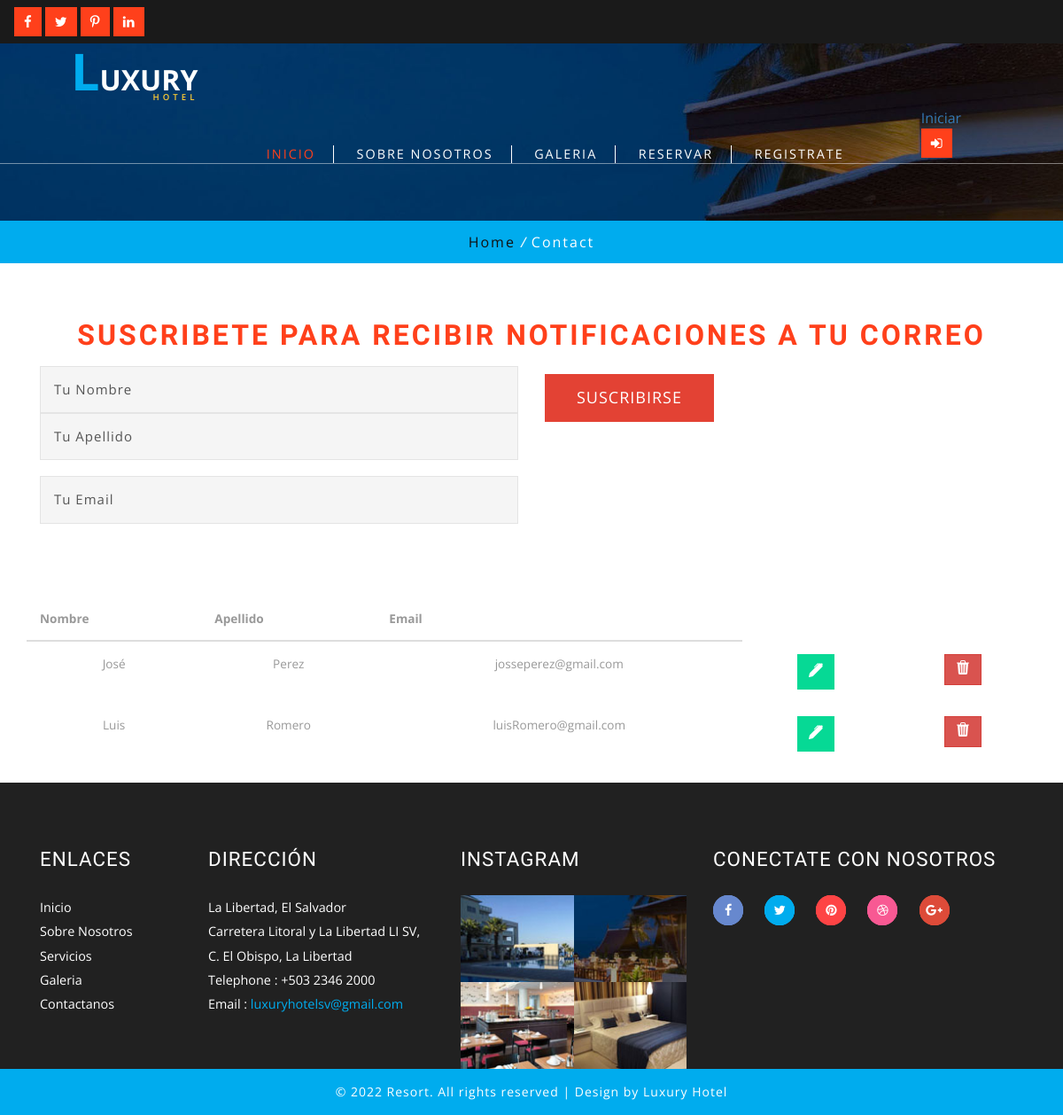
The page /hotel/suscripcion/ on the database its author committed.
### Hotel_app/models.py (models this page shows, shortened)
class tblsuscripciones(models.Model):##
    nombre = models.CharField(max_length=200)
    apellido = models.CharField(max_length=200)
    email = models.EmailField(max_length=254, null= True)

### Hotel_app/views.py (the view)
# urls.py: path('suscripcion/', adminsuscripciones),
def adminsuscripciones(request):
    listasus = tblsuscripciones.objects.all()
    return render(request, 'suscriptorescrud.html', {'suscriptor':listasus})

### Hotel_app/Templates/suscriptorescrud.html (shortened to what this page needs)
{%load static%}
<!DOCTYPE html>
<html>
<head>
<link href="{%static 'lib/web/css/bootstrap.css'%}" rel="stylesheet" type="text/css" media="all" />
<link rel="stylesheet" href="{%static 'lib/web/css/flexslider.css'%}" type="text/css" media="screen" property="" />
<link rel="stylesheet" type="text/css" href="{%static 'lib/web/css/zoomslider.css'%}" />
<link rel="stylesheet" type="text/css" href="{%static 'lib/web/css/style.css'%}" />
<link href="{%static 'lib/web/css/font-awesome.css'%}" rel="stylesheet">
</head>
<body>
  <div class="w3layouts-top-strip">
			{%include 'banner.html'%}
		</div>
	<div id="demo-1" class="banner-inner">
        {%include 'header.html'%}
		</div>
		 </div>
	<div class="w3_breadcrumb">
	<div class="breadcrumb-inner">
			<ul>
				<li><a href="http://127.0.0.1:8000/hotel/index/">Home</a> <i>/</i></li>
				<li>Contact</li>
			</ul>
		</div>
	</div>
				  <div class="w3_content_agilleinfo_inner">
					    <div class="container">
							<div class="inner-agile-w3l-part-head">
					           <h2 class="w3l-inner-h-title">Suscribete para recibir notificaciones a tu correo</h2>
							</div>
									<div class="w3_mail_grids">
										<form action="/hotel/addsuscriptor/" method="post"> {% csrf_token %}
											<div class="col-md-6 w3_agile_mail_grid">
													<input type="text" name="inputnombre" id="inputnombre" placeholder="Tu Nombre"  required="">
													<input type="text" name="inputapellido" id="inputapellido" placeholder="Tu Apellido" required="">
													<input type="email" name="inputemail" id="inputemail" placeholder="Tu Email" required="">
											</div>
											<div class="col-md-6 w3_agile_mail_grid">
												<input type="submit" value="Suscribirse">
											</div>
											<div class="clearfix"> </div>
										</form>
							</div>
					   </div>
				  </div>
			<div class="container text-center">
				<div class="col-6">
					<table class="table">
						<thead class="thead-dark">
							<tr>
								<th scope="col">Nombre</th>
								<th scope="col">Apellido</th>
								<th scope="col">Email</th>
							</tr>
						</thead>
						<tbody>
							{%for sus in suscriptor%}
							<tr>
								<td>{{sus.nombre}}</td>
								<td>{{sus.apellido}}</td>
								<td>{{sus.email}}</td>
								<td><a href="/hotel/editsuscriptor/{{sus.id}}" class="btn btn-warning">
								</a>
								</td>
								<td><a href= "/hotel/delsuscriptor/{{sus.id}}" class="btn btn-danger">
								</a>
								</td>
							</tr>
							{%endfor%}
						</tbody>
					</table>
				</div>
			</div>
	{%include 'footer.html'%}
</body>
</html>

### rows shown on the page
tblsuscripciones: nombre "José", apellido "Perez", email "josseperez@gmail.com"
tblsuscripciones: nombre "Luis", apellido "Romero", email "luisRomero@gmail.com"
